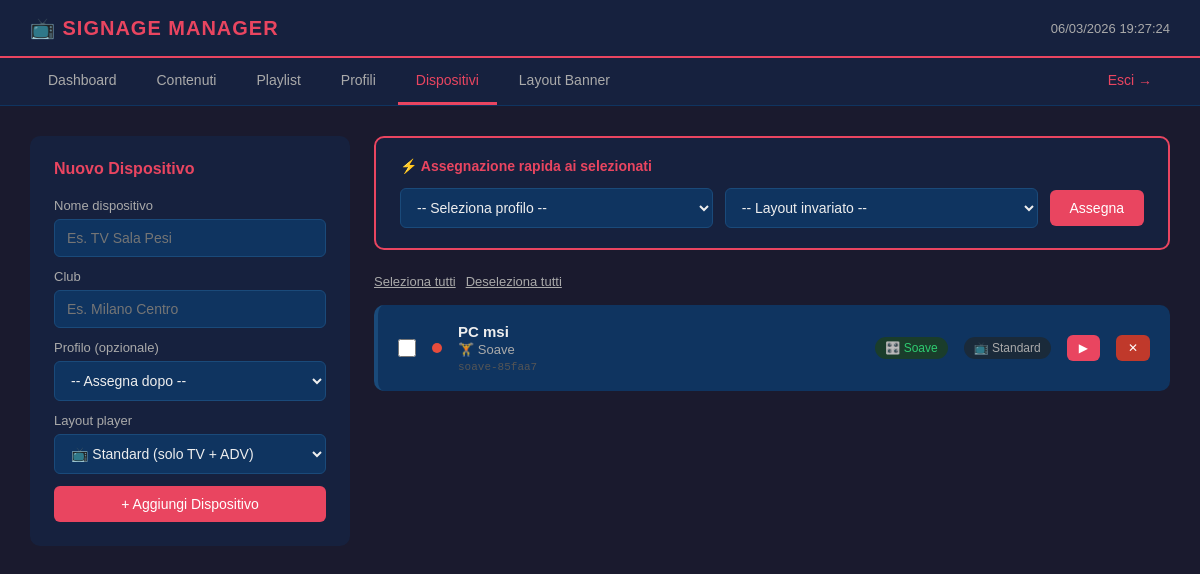
Page /dispositivi.php (signed in) on the earlier database version.
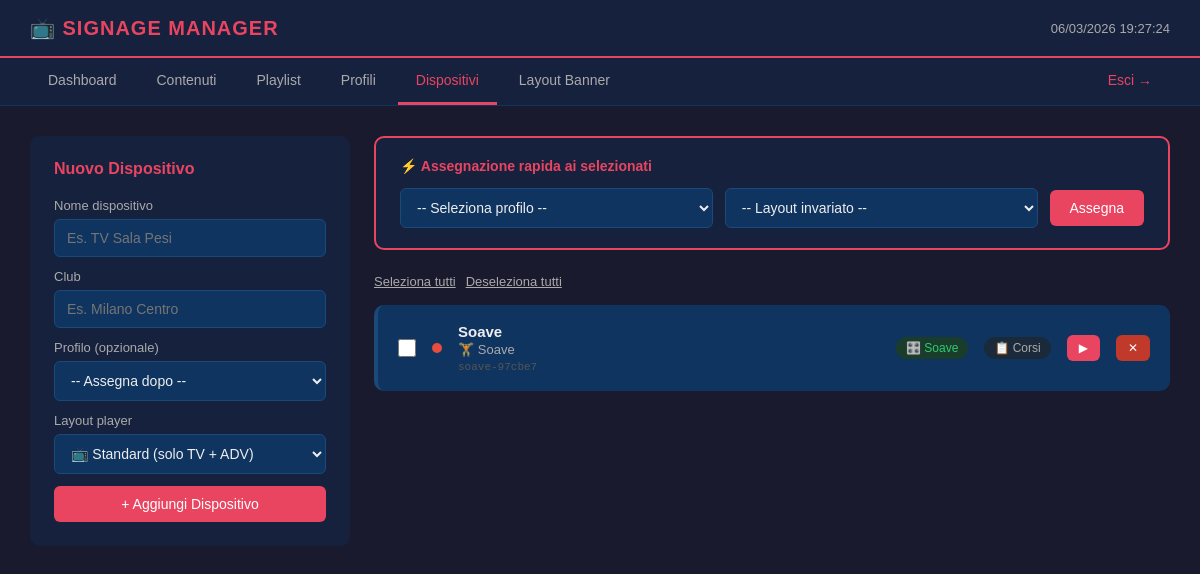
Same page on the later database version.
### tables this page shows
CREATE TABLE dispositivi (
    id INTEGER PRIMARY KEY AUTOINCREMENT,
    nome TEXT NOT NULL,
    club TEXT NOT NULL,
    token TEXT UNIQUE NOT NULL,
    profilo_id INTEGER,
    stato TEXT DEFAULT 'offline',
    ultimo_ping DATETIME,
    creato_il DATETIME DEFAULT CURRENT_TIMESTAMP, layout TEXT DEFAULT 'standard',
    FOREIGN KEY(profilo_id) REFERENCES profili(id) ON DELETE SET NULL
);

CREATE TABLE profili (
    id INTEGER PRIMARY KEY AUTOINCREMENT,
    nome TEXT NOT NULL,
    banner_attivo INTEGER DEFAULT 1,
    creato_il DATETIME DEFAULT CURRENT_TIMESTAMP
);

### dispositivi.php (the view, shortened to what the changed rows need)
<?php
$db = getDB();
$dispositivi = $db->query("
    SELECT d.*, p.nome as profilo_nome
    FROM dispositivi d
    LEFT JOIN profili p ON p.id = d.profilo_id
    ORDER BY d.club
")->fetchAll(PDO::FETCH_ASSOC);
require_once 'includes/header.php';
?>
<div class="container">
    <div style="display:grid; grid-template-columns:320px 1fr; gap:24px;">
        <div>
            <div class="box">
                <h2>Nuovo Dispositivo</h2>
            </div>
        </div>
        <div>
            <?php if (!empty($dispositivi)): ?>
            <form method="POST">
                <?php foreach ($dispositivi as $d):
                    $online = $d['stato'] === 'online' &&
                              $d['ultimo_ping'] &&
                              strtotime($d['ultimo_ping']) > strtotime('-2 minutes');
                    $layout = $d['layout'] ?? 'standard';
                    $player_url = '/player/' . ($layout === 'corsi' ? 'corsi' : 'index') . '.php?token=' . $d['token'];
                ?>
                <div id="card-<?php echo $d['id']; ?>"
                     style="background:#0f3460; border-radius:10px; padding:18px 20px;
                            margin-bottom:12px; display:flex; align-items:center; gap:16px;
                            border-left:4px solid #1a4a7a; transition:border-color 0.2s;">
                    <input type="checkbox" class="check" name="dispositivi_ids[]"
                           value="<?php echo $d['id']; ?>"
                           onclick="toggleCard(<?php echo $d['id']; ?>)"
                           style="width:18px; height:18px; accent-color:#e94560; cursor:pointer;">
                    <div style="width:10px; height:10px; border-radius:50%;
                                background:<?php echo $online ? '#2ecc71' : '#e74c3c'; ?>; flex-shrink:0;">
                    </div>
                    <div style="flex:1;">
                        <div style="font-size:15px; font-weight:bold;"><?php echo htmlspecialchars($d['nome']); ?></div>
                        <div style="font-size:13px; color:#aaa; margin-top:2px;">🏋️ <?php echo htmlspecialchars($d['club']); ?></div>
                        <div style="font-size:11px; color:#555; margin-top:4px; font-family:monospace;"><?php echo $d['token']; ?></div>
                    </div>
                    <?php if ($d['profilo_nome']): ?>
                        <span style="font-size:12px; padding:4px 10px; border-radius:20px;
                                     background:#1a3d2b; color:#2ecc71; white-space:nowrap;">
                            🎛️ <?php echo htmlspecialchars($d['profilo_nome']); ?>
                        </span>
                    <?php endif; ?>
                    <span style="font-size:12px; padding:4px 10px; border-radius:20px;
                                 background:#1a2a3a; color:#aaa; white-space:nowrap;">
                        <?php echo $layout === 'corsi' ? '📋 Corsi' : '📺 Standard'; ?>
                    </span>
                    <a href="<?php echo $player_url; ?>"
                       target="_blank" class="btn btn-sm">▶</a>
                    <a href="/dispositivi.php?elimina=<?php echo $d['id']; ?>"
                       class="btn btn-sm btn-danger"
                       onclick="return confirm('Eliminare questo dispositivo?')">✕</a>
                </div>
                <?php endforeach; ?>
            </form>
            <?php else: ?>
            <div class="box">
                <div class="vuoto">Nessun dispositivo ancora. Aggiungine uno!</div>
            </div>
            <?php endif; ?>
        </div>
    </div>
</div>
<?php require_once 'includes/footer.php'; ?>

Differences in the rows shown:
removed dispositivi: nome "PC msi", club "Soave", token "soave-85faa7", profilo.nome "Soave", shows "📺 Standard"
added dispositivi: nome "Soave", club "Soave", token "soave-97cbe7", profilo.nome "Soave", layout "📋 Corsi"
